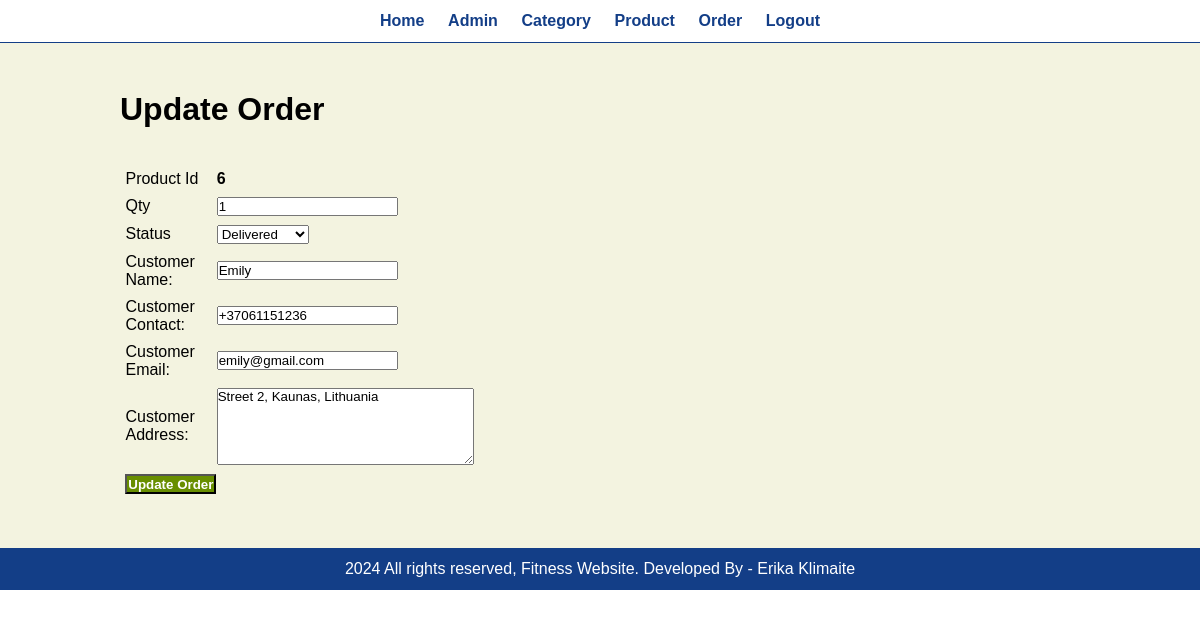
Page /admin/update-order.php?id=2 (signed in) on the committed database.
### tables this page shows
CREATE TABLE `tbl_order` (
  `id` int(10) UNSIGNED NOT NULL,
  `product_id` int(10) UNSIGNED NOT NULL,
  `qty` int(11) NOT NULL,
  `total` decimal(10,2) NOT NULL,
  `order_date` datetime NOT NULL,
  `status` varchar(50) NOT NULL,
  `customer_name` varchar(150) NOT NULL,
  `customer_contact` varchar(20) NOT NULL,
  `customer_email` varchar(100) NOT NULL,
  `customer_address` varchar(255) NOT NULL
);

### admin/update-order.php (the view, shortened to what this page needs)
<?php include('partials/menu.php'); ?>
<div class="content">
    <div class="wrapper">
        <h1>Update Order</h1>
        <br><br>
        <?php
            if(isset($_GET['id']))
            {
                $id=$_GET['id'];
                $sql = "SELECT * FROM tbl_order WHERE id=$id";
                $res = mysqli_query($conn, $sql);
                $count = mysqli_num_rows($res);
                if($count==1)
                {
                    $row=mysqli_fetch_assoc($res);
                    $product_id = $row['product_id'];
                    $qty = $row['qty'];
                    $status = $row['status'];
                    $customer_name = $row['customer_name'];
                    $customer_contact = $row['customer_contact'];
                    $customer_email = $row['customer_email'];
                    $customer_address= $row['customer_address'];
                }
                else
                {
                    header('location:'.SITEURL.'admin/manage-order.php');
                }
            }
            else
            {
                header('location:'.SITEURL.'admin/manage-order.php');
            }
        ?>
        <form action="" method="POST">
            <table class="tbl-30">
                <tr>
                    <td>Product Id</td>
                    <td><b> <?php echo $product_id; ?> </b></td>
                </tr>
                <tr>
                    <td>Qty</td>
                    <td>
                        <input type="number" name="qty" value="<?php echo $qty; ?>">
                    </td>
                </tr>
                <tr>
                    <td>Status</td>
                    <td>
                        <select name="status">
                            <option <?php if($status=="Delivered"){echo "selected";} ?> value="Delivered">Delivered</option>
                        </select>
                    </td>
                </tr>
                <tr>
                    <td>Customer Name: </td>
                    <td>
                        <input type="text" name="customer_name" value="<?php echo $customer_name; ?>">
                    </td>
                </tr>
                <tr>
                    <td>Customer Contact: </td>
                    <td>
                        <input type="text" name="customer_contact" value="<?php echo $customer_contact; ?>">
                    </td>
                </tr>
                <tr>
                    <td>Customer Email: </td>
                    <td>
                        <input type="text" name="customer_email" value="<?php echo $customer_email; ?>">
                    </td>
                </tr>
                <tr>
                    <td>Customer Address: </td>
                    <td>
                        <textarea name="customer_address" cols="30" rows="5"><?php echo $customer_address; ?></textarea>
                    </td>
                </tr>
                <tr>
                    <td clospan="2">
                        <input type="submit" name="submit" value="Update Order" class="btn-secondary">
                    </td>
                </tr>
            </table>
        </form>
    </div>
</div>
<?php include('partials/footer.php'); ?>

### css/admin.css (style rules this page uses)
* { margin: 0; padding: 0; font-family: sans-serif; }
.wrapper { padding: 1%; width: 80%; margin: 0 auto; }
.tbl-30 { width: 30%; }
table tr td { padding: 1%; }
.btn-secondary { background-color: #688e00; padding: 1%; color: white; text-decoration: none; font-weight: bold; }
.content { background-color: #F3F3E0; padding: 3% 0; }

### rows in the picture
tbl_order: product "6", qty "1", status "Delivered", customer_name "Emily", customer_contact "+37061151236", customer_email "emily@gmail.com", customer_address "Street 2, Kaunas, Lithuania"
